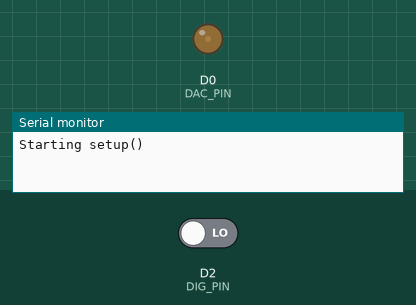
A sketch run on a simulated Seeed XIAO (SAMD21). On the bench: output pins drawn as LEDs (lit = HIGH), the last lines printed to the serial monitor. The test bench sets the inputs (shaded band); at power-on: D2 (DIG_PIN) LOW.

Above: at 9.27 s.
9.3 s: D2 (DIG_PIN) driven HIGH
At 11.58 s:
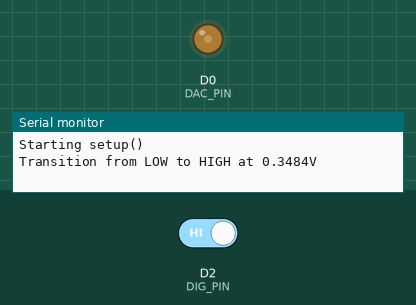
12.3 s: D2 (DIG_PIN) driven LOW
At 14.24 s:
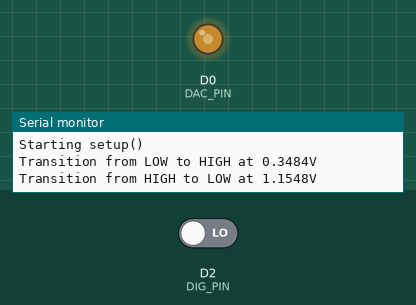
Timing chart, 0 to 24.3 s (numbered marks = the images above; inputs shaded):
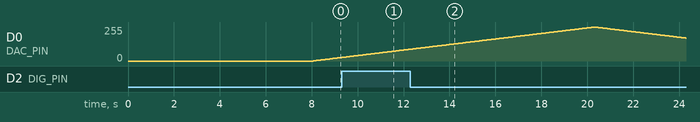

Measured:
- by itself, D0 (DAC_PIN): rises from 88/255 to 255/255 in 8.0 s, then falls to 172/255 in 4.0 s

The sketch:

dac2digin.ino
```cpp
// (licence header left out)
// SPDX-License-Identifier: 0BSD
```

main.cpp
```cpp
/*
 * dac2digin
 *
 * Determine the HIGH/LOW threhhold values of digital input pins
 *
 * Wire together A0 and Ax (where Ax is an I/O pin other than A0).
 *
 * In the Arduino IDE, run and open Tools/Serial Plotter to
 * see a graph of both the input and output values.
*/

#include <Arduino.h>

// Connect DAC output to any other XIAO pin
#define DAC_PIN A0  // DAC output pin
#define DIG_PIN A2  // digital input pin, could be any pin from A1 to A10

//#define PLOT      // show data in plotter monitor
#define DATA   0  // show raw numeric values written to DAC
#define VOLTS  1  // scale the DAC to volts

// select the scaling to use
#define SCALE  VOLT

// Resolution
//
#define DAC_RESOLUTION  10
   // 2^10 = 1024  (hence possible output value 0 to 1023)

#define VREF 3.3
const float dacToVolt =  VREF/((1<<DAC_RESOLUTION)-1);
const float digToVolt =  VREF;

#ifdef PLATFORMIO
#undef PLOT
#endif

#ifdef PLOT
int step = 16;
#else
int step = 1;
#endif

void setup() {
  // Time to upload new firmware
  delay(8000);
  // Wait for a USB connection
  Serial.begin(0);
  while (!Serial) delay(10);
  Serial.println("\nStarting setup()");
  pinMode(DIG_PIN, INPUT);

  //pinMode(DAC_PIN, OUTPUT);     // ***** DO NOT set A0 mode to OUTPUT when using the DAC *****
  analogWriteResolution(DAC_RESOLUTION);
}

int invalue;
int outvalue = 0;
#ifndef PLOT
bool isLow = true;
#endif

void loop() {
    analogWrite(DAC_PIN, outvalue);
    delay(2);
    invalue = digitalRead(DIG_PIN);

#ifdef PLOT
    #if (SCALE == VOLTS)
      Serial.printf("OUT(V):%.4f\tIN(V):%.4f\n", dacToVolt*outvalue, digToVolt*invalue);
    #else // (SCALE == DATA)
      Serial.printf("OUT(DAC):%d\tIN(ADC*1023):%d\n", outvalue, invalue*1023);
    #endif
#else
    if (isLow && invalue) {
      Serial.printf("Transition from LOW to HIGH at %.4fV\n", dacToVolt*outvalue);
      isLow = false;
    } else if (!isLow && !invalue) {
      Serial.printf("Transition from HIGH to LOW at %.4fV\n", dacToVolt*outvalue);
      isLow = true;
    }
#endif
    outvalue += step;
    if ((outvalue < 0) || (outvalue > 1023)) {
      step = -step;
      if (outvalue < 0)
        outvalue = 0;
      else
        outvalue = 1023;
    }
    delay(10);
}
```
